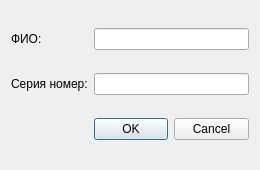
<?xml version="1.0" encoding="UTF-8"?>
<ui version="4.0">
 <class>EditPassWindow</class>
 <widget class="QDialog" name="EditPassWindow">
  <property name="geometry">
   <rect>
    <x>0</x>
    <y>0</y>
    <width>260</width>
    <height>170</height>
   </rect>
  </property>
  <property name="minimumSize">
   <size>
    <width>260</width>
    <height>170</height>
   </size>
  </property>
  <property name="maximumSize">
   <size>
    <width>260</width>
    <height>170</height>
   </size>
  </property>
  <property name="windowTitle">
   <string>Редактирование (пасс.)</string>
  </property>
  <property name="windowIcon">
   <iconset resource="icons.qrc">
    <normaloff>:/new/prefix1/icons1/samolet.jpg</normaloff>:/new/prefix1/icons1/samolet.jpg</iconset>
  </property>
  <layout class="QGridLayout" name="gridLayout">
   <item row="0" column="0">
    <widget class="QLabel" name="label_3">
     <property name="text">
      <string>ФИО:</string>
     </property>
    </widget>
   </item>
   <item row="0" column="1">
    <widget class="QLineEdit" name="fullNameEdit">
     <property name="maxLength">
      <number>60</number>
     </property>
     <property name="readOnly">
      <bool>false</bool>
     </property>
    </widget>
   </item>
   <item row="1" column="0">
    <widget class="QLabel" name="label">
     <property name="text">
      <string>Серия номер:</string>
     </property>
    </widget>
   </item>
   <item row="1" column="1">
    <widget class="QLineEdit" name="passportEdit">
     <property name="maxLength">
      <number>11</number>
     </property>
    </widget>
   </item>
   <item row="2" column="1">
    <widget class="QDialogButtonBox" name="buttonBox">
     <property name="orientation">
      <enum>Qt::Horizontal</enum>
     </property>
     <property name="standardButtons">
      <set>QDialogButtonBox::Cancel|QDialogButtonBox::Ok</set>
     </property>
    </widget>
   </item>
  </layout>
 </widget>
 <resources>
  <include location="icons.qrc"/>
 </resources>
 <connections>
  <connection>
   <sender>buttonBox</sender>
   <signal>accepted()</signal>
   <receiver>EditPassWindow</receiver>
   <slot>accept()</slot>
   <hints>
    <hint type="sourcelabel">
     <x>248</x>
     <y>254</y>
    </hint>
    <hint type="destinationlabel">
     <x>157</x>
     <y>274</y>
    </hint>
   </hints>
  </connection>
  <connection>
   <sender>buttonBox</sender>
   <signal>rejected()</signal>
   <receiver>EditPassWindow</receiver>
   <slot>reject()</slot>
   <hints>
    <hint type="sourcelabel">
     <x>316</x>
     <y>260</y>
    </hint>
    <hint type="destinationlabel">
     <x>286</x>
     <y>274</y>
    </hint>
   </hints>
  </connection>
 </connections>
</ui>
